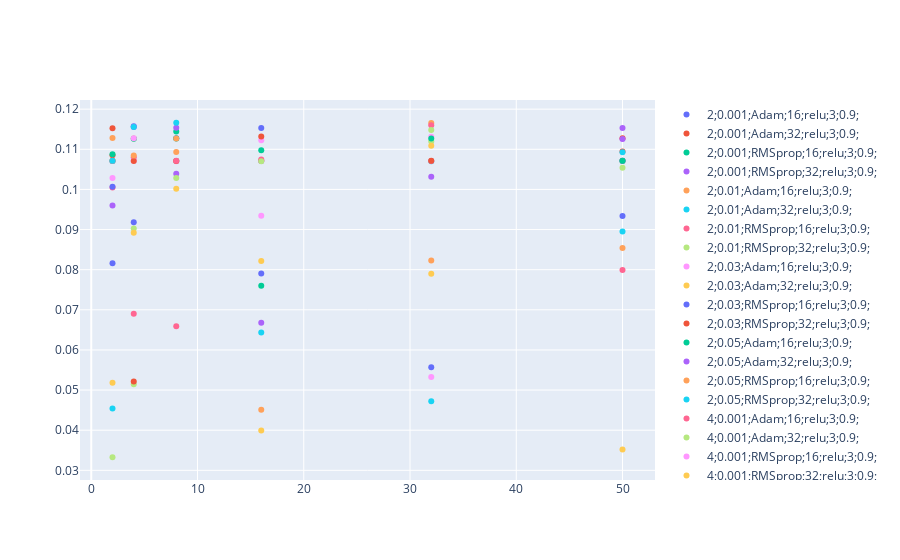

Notebook cell for this chart:
### Code cell
import plotly.graph_objects as go


fig = go.Figure()

for g in groups:
    x = g["HiddenLayers"]
    y = [max(g["Acc"])]
    label = "".join([str(g[i].unique()[0]) + ";" for i in criterea])
    fig.add_trace(go.Scatter(x=x, y=y,
                        mode='markers',
                        name=label))
print(criterea)
fig.show()

### Figure 1 — Plotly figure (JSON) as saved in the notebook; plotly's stock layout.template omitted (floating-point values rounded to 4 significant figures)
{"data": [{"mode": "markers", "name": "2;0.001;Adam;16;relu;3;0.9;", "type": "scatter", "x": [2, 2, 2, 2, 2, 2, 2, 2, 2, 2, 2, 2, 2, 2, 2, 2, 2, 2, 2, 2, 2, 2, 2, 2, 2, 2, 2, 2, 2, 2, 2, 2, 2, 2, 2, 2, 2, 2, 2, 2, 2, 2, 2, 2, 2, 2, 2, 2, 2, 2, 2, 2, 2, 2, 2, 2, 2, 2, 2, 2, 2, 2, 2, 2, 2, 2, 2, 2, 2, 2, 2, 2, 2, 2, 2], "y": [0.0816]}, {"mode": "markers", "name": "2;0.001;Adam;32;relu;3;0.9;", "type": "scatter", "x": [2, 2, 2, 2, 2, 2, 2, 2, 2, 2, 2, 2, 2, 2, 2, 2, 2, 2, 2, 2, 2, 2, 2, 2, 2, 2, 2, 2, 2, 2, 2, 2, 2, 2, 2, 2, 2, 2, 2, 2, 2, 2, 2, 2, 2, 2, 2, 2, 2, 2, 2, 2, 2, 2, 2, 2, 2, 2, 2, 2, 2, 2, 2, 2, 2, 2, 2, 2, 2, 2, 2, 2, 2, 2, 2], "y": [0.1085]}, {"mode": "markers", "name": "2;0.001;RMSprop;16;relu;3;0.9;", "type": "scatter", "x": [2, 2, 2, 2, 2, 2, 2, 2, 2, 2, 2, 2, 2, 2, 2, 2, 2, 2, 2, 2, 2, 2, 2, 2, 2, 2, 2, 2, 2, 2, 2, 2, 2, 2, 2, 2, 2, 2, 2, 2, 2, 2, 2, 2, 2, 2, 2, 2, 2, 2, 2, 2, 2, 2, 2, 2, 2, 2, 2, 2, 2, 2, 2, 2, 2, 2, 2, 2, 2, 2, 2, 2, 2, 2, 2], "y": [0.1071]}, {"mode": "markers", "name": "2;0.001;RMSprop;32;relu;3;0.9;", "type": "scatter", "x": [2, 2, 2, 2, 2, 2, 2, 2, 2, 2, 2, 2, 2, 2, 2, 2, 2, 2, 2, 2, 2, 2, 2, 2, 2, 2, 2, 2, 2, 2, 2, 2, 2, 2, 2, 2, 2, 2, 2, 2, 2, 2, 2, 2, 2, 2, 2, 2, 2, 2, 2, 2, 2, 2, 2, 2, 2, 2, 2, 2, 2, 2, 2, 2, 2, 2, 2, 2, 2, 2, 2, 2, 2, 2, 2], "y": [0.1071]}, {"mode": "markers", "name": "2;0.01;Adam;16;relu;3;0.9;", "type": "scatter", "x": [2, 2, 2, 2, 2, 2, 2, 2, 2, 2, 2, 2, 2, 2, 2, 2, 2, 2, 2, 2, 2, 2, 2, 2, 2, 2, 2, 2, 2, 2, 2, 2, 2, 2, 2, 2, 2, 2, 2, 2, 2, 2, 2, 2, 2, 2, 2, 2, 2, 2, 2, 2, 2, 2, 2, 2, 2, 2, 2, 2, 2, 2, 2, 2, 2, 2, 2, 2, 2, 2, 2, 2, 2, 2, 2], "y": [0.1071]}, {"mode": "markers", "name": "2;0.01;Adam;32;relu;3;0.9;", "type": "scatter", "x": [2, 2, 2, 2, 2, 2, 2, 2, 2, 2, 2, 2, 2, 2, 2, 2, 2, 2, 2, 2, 2, 2, 2, 2, 2, 2, 2, 2, 2, 2, 2, 2, 2, 2, 2, 2, 2, 2, 2, 2, 2, 2, 2, 2, 2, 2, 2, 2, 2, 2, 2, 2, 2, 2, 2, 2, 2, 2, 2, 2, 2, 2, 2, 2, 2, 2, 2, 2, 2, 2, 2, 2, 2, 2, 2], "y": [0.04542]}, {"mode": "markers", "name": "2;0.01;RMSprop;16;relu;3;0.9;", "type": "scatter", "x": [2, 2, 2, 2, 2, 2, 2, 2, 2, 2, 2, 2, 2, 2, 2, 2, 2, 2, 2, 2, 2, 2, 2, 2, 2, 2, 2, 2, 2, 2, 2, 2, 2, 2, 2, 2, 2, 2, 2, 2, 2, 2, 2, 2, 2, 2, 2, 2, 2, 2, 2, 2, 2, 2, 2, 2, 2, 2, 2, 2, 2, 2, 2, 2, 2, 2, 2, 2, 2, 2, 2, 2, 2, 2, 2], "y": [0.1005]}, {"mode": "markers", "name": "2;0.01;RMSprop;32;relu;3;0.9;", "type": "scatter", "x": [2, 2, 2, 2, 2, 2, 2, 2, 2, 2, 2, 2, 2, 2, 2, 2, 2, 2, 2, 2, 2, 2, 2, 2, 2, 2, 2, 2, 2, 2, 2, 2, 2, 2, 2, 2, 2, 2, 2, 2, 2, 2, 2, 2, 2, 2, 2, 2, 2, 2, 2, 2, 2, 2, 2, 2, 2, 2, 2, 2, 2, 2, 2, 2, 2, 2, 2, 2, 2, 2, 2, 2, 2, 2, 2], "y": [0.03326]}, {"mode": "markers", "name": "2;0.03;Adam;16;relu;3;0.9;", "type": "scatter", "x": [2, 2, 2, 2, 2, 2, 2, 2, 2, 2, 2, 2, 2, 2, 2, 2, 2, 2, 2, 2, 2, 2, 2, 2, 2, 2, 2, 2, 2, 2, 2, 2, 2, 2, 2, 2, 2, 2, 2, 2, 2, 2, 2, 2, 2, 2, 2, 2, 2, 2, 2, 2, 2, 2, 2, 2, 2, 2, 2, 2, 2, 2, 2, 2, 2, 2, 2, 2, 2, 2, 2, 2, 2, 2, 2], "y": [0.1028]}, {"mode": "markers", "name": "2;0.03;Adam;32;relu;3;0.9;", "type": "scatter", "x": [2, 2, 2, 2, 2, 2, 2, 2, 2, 2, 2, 2, 2, 2, 2, 2, 2, 2, 2, 2, 2, 2, 2, 2, 2, 2, 2, 2, 2, 2, 2, 2, 2, 2, 2, 2, 2, 2, 2, 2, 2, 2, 2, 2, 2, 2, 2, 2, 2, 2, 2, 2, 2, 2, 2, 2, 2, 2, 2, 2, 2, 2, 2, 2, 2, 2, 2, 2, 2, 2, 2, 2, 2, 2, 2], "y": [0.05182]}, {"mode": "markers", "name": "2;0.03;RMSprop;16;relu;3;0.9;", "type": "scatter", "x": [2, 2, 2, 2, 2, 2, 2, 2, 2, 2, 2, 2, 2, 2, 2, 2, 2, 2, 2, 2, 2, 2, 2, 2, 2, 2, 2, 2, 2, 2, 2, 2, 2, 2, 2, 2, 2, 2, 2, 2, 2, 2, 2, 2, 2, 2, 2, 2, 2, 2, 2, 2, 2, 2, 2, 2, 2, 2, 2, 2, 2, 2, 2, 2, 2, 2, 2, 2, 2, 2, 2, 2, 2, 2, 2], "y": [0.1007]}, {"mode": "markers", "name": "2;0.03;RMSprop;32;relu;3;0.9;", "type": "scatter", "x": [2, 2, 2, 2, 2, 2, 2, 2, 2, 2, 2, 2, 2, 2, 2, 2, 2, 2, 2, 2, 2, 2, 2, 2, 2, 2, 2, 2, 2, 2, 2, 2, 2, 2, 2, 2, 2, 2, 2, 2, 2, 2, 2, 2, 2, 2, 2, 2, 2, 2, 2, 2, 2, 2, 2, 2, 2, 2, 2, 2, 2, 2, 2, 2, 2, 2, 2, 2, 2, 2, 2, 2, 2, 2, 2], "y": [0.1152]}, {"mode": "markers", "name": "2;0.05;Adam;16;relu;3;0.9;", "type": "scatter", "x": [2, 2, 2, 2, 2, 2, 2, 2, 2, 2, 2, 2, 2, 2, 2, 2, 2, 2, 2, 2, 2, 2, 2, 2, 2, 2, 2, 2, 2, 2, 2, 2, 2, 2, 2, 2, 2, 2, 2, 2, 2, 2, 2, 2, 2, 2, 2, 2, 2, 2, 2, 2, 2, 2, 2, 2, 2, 2, 2, 2, 2, 2, 2, 2, 2, 2, 2, 2, 2, 2, 2, 2, 2, 2, 2], "y": [0.1088]}, {"mode": "markers", "name": "2;0.05;Adam;32;relu;3;0.9;", "type": "scatter", "x": [2, 2, 2, 2, 2, 2, 2, 2, 2, 2, 2, 2, 2, 2, 2, 2, 2, 2, 2, 2, 2, 2, 2, 2, 2, 2, 2, 2, 2, 2, 2, 2, 2, 2, 2, 2, 2, 2, 2, 2, 2, 2, 2, 2, 2, 2, 2, 2, 2, 2, 2, 2, 2, 2, 2, 2, 2, 2, 2, 2, 2, 2, 2, 2, 2, 2, 2, 2, 2, 2, 2, 2, 2, 2, 2], "y": [0.09596]}, {"mode": "markers", "name": "2;0.05;RMSprop;16;relu;3;0.9;", "type": "scatter", "x": [2, 2, 2, 2, 2, 2, 2, 2, 2, 2, 2, 2, 2, 2, 2, 2, 2, 2, 2, 2, 2, 2, 2, 2, 2, 2, 2, 2, 2, 2, 2, 2, 2, 2, 2, 2, 2, 2, 2, 2, 2, 2, 2, 2, 2, 2, 2, 2, 2, 2, 2, 2, 2, 2, 2, 2, 2, 2, 2, 2, 2, 2, 2, 2, 2, 2, 2, 2, 2, 2, 2, 2, 2, 2, 2], "y": [0.1128]}, {"mode": "markers", "name": "2;0.05;RMSprop;32;relu;3;0.9;", "type": "scatter", "x": [2, 2, 2, 2, 2, 2, 2, 2, 2, 2, 2, 2, 2, 2, 2, 2, 2, 2, 2, 2, 2, 2, 2, 2, 2, 2, 2, 2, 2, 2, 2, 2, 2, 2, 2, 2, 2, 2, 2, 2, 2, 2, 2, 2, 2, 2, 2, 2, 2, 2, 2, 2, 2, 2, 2, 2, 2, 2, 2, 2, 2, 2, 2, 2, 2, 2, 2, 2, 2, 2, 2, 2, 2, 2, 2], "y": [0.1071]}, {"mode": "markers", "name": "4;0.001;Adam;16;relu;3;0.9;", "type": "scatter", "x": [4, 4, 4, 4, 4, 4, 4, 4, 4, 4, 4, 4, 4, 4, 4, 4, 4, 4, 4, 4, 4, 4, 4, 4, 4, 4, 4, 4, 4, 4, 4, 4, 4, 4, 4, 4, 4, 4, 4, 4, 4, 4, 4, 4, 4, 4, 4, 4, 4, 4, 4, 4, 4, 4, 4, 4, 4, 4, 4, 4, 4, 4, 4, 4, 4, 4, 4, 4, 4, 4, 4, 4, 4, 4, 4], "y": [0.108]}, {"mode": "markers", "name": "4;0.001;Adam;32;relu;3;0.9;", "type": "scatter", "x": [4, 4, 4, 4, 4, 4, 4, 4, 4, 4, 4, 4, 4, 4, 4, 4, 4, 4, 4, 4, 4, 4, 4, 4, 4, 4, 4, 4, 4, 4, 4, 4, 4, 4, 4, 4, 4, 4, 4, 4, 4, 4, 4, 4, 4, 4, 4, 4, 4, 4, 4, 4, 4, 4, 4, 4, 4, 4, 4, 4, 4, 4, 4, 4, 4, 4, 4, 4, 4, 4, 4, 4, 4, 4, 4], "y": [0.09028]}, {"mode": "markers", "name": "4;0.001;RMSprop;16;relu;3;0.9;", "type": "scatter", "x": [4, 4, 4, 4, 4, 4, 4, 4, 4, 4, 4, 4, 4, 4, 4, 4, 4, 4, 4, 4, 4, 4, 4, 4, 4, 4, 4, 4, 4, 4, 4, 4, 4, 4, 4, 4, 4, 4, 4, 4, 4, 4, 4, 4, 4, 4, 4, 4, 4, 4, 4, 4, 4, 4, 4, 4, 4, 4, 4, 4, 4, 4, 4, 4, 4, 4, 4, 4, 4, 4, 4, 4, 4, 4, 4], "y": [0.1071]}, {"mode": "markers", "name": "4;0.001;RMSprop;32;relu;3;0.9;", "type": "scatter", "x": [4, 4, 4, 4, 4, 4, 4, 4, 4, 4, 4, 4, 4, 4, 4, 4, 4, 4, 4, 4, 4, 4, 4, 4, 4, 4, 4, 4, 4, 4, 4, 4, 4, 4, 4, 4, 4, 4, 4, 4, 4, 4, 4, 4, 4, 4, 4, 4, 4, 4, 4, 4, 4, 4, 4, 4, 4, 4, 4, 4, 4, 4, 4, 4, 4, 4, 4, 4, 4, 4, 4, 4, 4, 4, 4], "y": [0.1127]}, {"mode": "markers", "name": "4;0.01;Adam;16;relu;3;0.9;", "type": "scatter", "x": [4, 4, 4, 4, 4, 4, 4, 4, 4, 4, 4, 4, 4, 4, 4, 4, 4, 4, 4, 4, 4, 4, 4, 4, 4, 4, 4, 4, 4, 4, 4, 4, 4, 4, 4, 4, 4, 4, 4, 4, 4, 4, 4, 4, 4, 4, 4, 4, 4, 4, 4, 4, 4, 4, 4, 4, 4, 4, 4, 4, 4, 4, 4, 4, 4, 4, 4, 4, 4, 4, 4, 4, 4, 4, 4], "y": [0.1157]}, {"mode": "markers", "name": "4;0.01;Adam;32;relu;3;0.9;", "type": "scatter", "x": [4, 4, 4, 4, 4, 4, 4, 4, 4, 4, 4, 4, 4, 4, 4, 4, 4, 4, 4, 4, 4, 4, 4, 4, 4, 4, 4, 4, 4, 4, 4, 4, 4, 4, 4, 4, 4, 4, 4, 4, 4, 4, 4, 4, 4, 4, 4, 4, 4, 4, 4, 4, 4, 4, 4, 4, 4, 4, 4, 4, 4, 4, 4, 4, 4, 4, 4, 4, 4, 4, 4, 4, 4, 4, 4], "y": [0.1071]}, {"mode": "markers", "name": "4;0.01;RMSprop;16;relu;3;0.9;", "type": "scatter", "x": [4, 4, 4, 4, 4, 4, 4, 4, 4, 4, 4, 4, 4, 4, 4, 4, 4, 4, 4, 4, 4, 4, 4, 4, 4, 4, 4, 4, 4, 4, 4, 4, 4, 4, 4, 4, 4, 4, 4, 4, 4, 4, 4, 4, 4, 4, 4, 4, 4, 4, 4, 4, 4, 4, 4, 4, 4, 4, 4, 4, 4, 4, 4, 4, 4, 4, 4, 4, 4, 4, 4, 4, 4, 4, 4], "y": [0.1126]}, {"mode": "markers", "name": "4;0.01;RMSprop;32;relu;3;0.9;", "type": "scatter", "x": [4, 4, 4, 4, 4, 4, 4, 4, 4, 4, 4, 4, 4, 4, 4, 4, 4, 4, 4, 4, 4, 4, 4, 4, 4, 4, 4, 4, 4, 4, 4, 4, 4, 4, 4, 4, 4, 4, 4, 4, 4, 4, 4, 4, 4, 4, 4, 4, 4, 4, 4, 4, 4, 4, 4, 4, 4, 4, 4, 4, 4, 4, 4, 4, 4, 4, 4, 4, 4, 4, 4, 4, 4, 4, 4], "y": [0.1156]}, {"mode": "markers", "name": "4;0.03;Adam;16;relu;3;0.9;", "type": "scatter", "x": [4, 4, 4, 4, 4, 4, 4, 4, 4, 4, 4, 4, 4, 4, 4, 4, 4, 4, 4, 4, 4, 4, 4, 4, 4, 4, 4, 4, 4, 4, 4, 4, 4, 4, 4, 4, 4, 4, 4, 4, 4, 4, 4, 4, 4, 4, 4, 4, 4, 4, 4, 4, 4, 4, 4, 4, 4, 4, 4, 4, 4, 4, 4, 4, 4, 4, 4, 4, 4, 4, 4, 4, 4, 4, 4], "y": [0.1084]}, {"mode": "markers", "name": "4;0.03;Adam;32;relu;3;0.9;", "type": "scatter", "x": [4, 4, 4, 4, 4, 4, 4, 4, 4, 4, 4, 4, 4, 4, 4, 4, 4, 4, 4, 4, 4, 4, 4, 4, 4, 4, 4, 4, 4, 4, 4, 4, 4, 4, 4, 4, 4, 4, 4, 4, 4, 4, 4, 4, 4, 4, 4, 4, 4, 4, 4, 4, 4, 4, 4, 4, 4, 4, 4, 4, 4, 4, 4, 4, 4, 4, 4, 4, 4, 4, 4, 4, 4, 4, 4], "y": [0.1156]}, {"mode": "markers", "name": "4;0.03;RMSprop;16;relu;3;0.9;", "type": "scatter", "x": [4, 4, 4, 4, 4, 4, 4, 4, 4, 4, 4, 4, 4, 4, 4, 4, 4, 4, 4, 4, 4, 4, 4, 4, 4, 4, 4, 4, 4, 4, 4, 4, 4, 4, 4, 4, 4, 4, 4, 4, 4, 4, 4, 4, 4, 4, 4, 4, 4, 4, 4, 4, 4, 4, 4, 4, 4, 4, 4, 4, 4, 4, 4, 4, 4, 4, 4, 4, 4, 4, 4, 4, 4, 4, 4], "y": [0.06902]}, {"mode": "markers", "name": "4;0.03;RMSprop;32;relu;3;0.9;", "type": "scatter", "x": [4, 4, 4, 4, 4, 4, 4, 4, 4, 4, 4, 4, 4, 4, 4, 4, 4, 4, 4, 4, 4, 4, 4, 4, 4, 4, 4, 4, 4, 4, 4, 4, 4, 4, 4, 4, 4, 4, 4, 4, 4, 4, 4, 4, 4, 4, 4, 4, 4, 4, 4, 4, 4, 4, 4, 4, 4, 4, 4, 4, 4, 4, 4, 4, 4, 4, 4, 4, 4, 4, 4, 4, 4, 4, 4], "y": [0.05143]}, {"mode": "markers", "name": "4;0.05;Adam;16;relu;3;0.9;", "type": "scatter", "x": [4, 4, 4, 4, 4, 4, 4, 4, 4, 4, 4, 4, 4, 4, 4, 4, 4, 4, 4, 4, 4, 4, 4, 4, 4, 4, 4, 4, 4, 4, 4, 4, 4, 4, 4, 4, 4, 4, 4, 4, 4, 4, 4, 4, 4, 4, 4, 4, 4, 4, 4, 4, 4, 4, 4, 4, 4, 4, 4, 4, 4, 4, 4, 4, 4, 4, 4, 4, 4, 4, 4, 4, 4, 4, 4], "y": [0.1128]}, {"mode": "markers", "name": "4;0.05;Adam;32;relu;3;0.9;", "type": "scatter", "x": [4, 4, 4, 4, 4, 4, 4, 4, 4, 4, 4, 4, 4, 4, 4, 4, 4, 4, 4, 4, 4, 4, 4, 4, 4, 4, 4, 4, 4, 4, 4, 4, 4, 4, 4, 4, 4, 4, 4, 4, 4, 4, 4, 4, 4, 4, 4, 4, 4, 4, 4, 4, 4, 4, 4, 4, 4, 4, 4, 4, 4, 4, 4, 4, 4, 4, 4, 4, 4, 4, 4, 4, 4, 4, 4], "y": [0.08923]}, {"mode": "markers", "name": "4;0.05;RMSprop;16;relu;3;0.9;", "type": "scatter", "x": [4, 4, 4, 4, 4, 4, 4, 4, 4, 4, 4, 4, 4, 4, 4, 4, 4, 4, 4, 4, 4, 4, 4, 4, 4, 4, 4, 4, 4, 4, 4, 4, 4, 4, 4, 4, 4, 4, 4, 4, 4, 4, 4, 4, 4, 4, 4, 4, 4, 4, 4, 4, 4, 4, 4, 4, 4, 4, 4, 4, 4, 4, 4, 4, 4, 4, 4, 4, 4, 4, 4, 4, 4, 4, 4], "y": [0.09184]}, {"mode": "markers", "name": "4;0.05;RMSprop;32;relu;3;0.9;", "type": "scatter", "x": [4, 4, 4, 4, 4, 4, 4, 4, 4, 4, 4, 4, 4, 4, 4, 4, 4, 4, 4, 4, 4, 4, 4, 4, 4, 4, 4, 4, 4, 4, 4, 4, 4, 4, 4, 4, 4, 4, 4, 4, 4, 4, 4, 4, 4, 4, 4, 4, 4, 4, 4, 4, 4, 4, 4, 4, 4, 4, 4, 4, 4, 4, 4, 4, 4, 4, 4, 4, 4, 4, 4, 4, 4, 4, 4], "y": [0.05213]}, {"mode": "markers", "name": "8;0.001;Adam;16;relu;3;0.9;", "type": "scatter", "x": [8, 8, 8, 8, 8, 8, 8, 8, 8, 8, 8, 8, 8, 8, 8, 8, 8, 8, 8, 8, 8, 8, 8, 8, 8, 8, 8, 8, 8, 8, 8, 8, 8, 8, 8, 8, 8, 8, 8, 8, 8, 8, 8, 8, 8, 8, 8, 8, 8, 8, 8, 8, 8, 8, 8, 8, 8, 8, 8, 8, 8, 8, 8, 8, 8, 8, 8, 8, 8, 8, 8, 8, 8, 8, 8], "y": [0.1144]}, {"mode": "markers", "name": "8;0.001;Adam;32;relu;3;0.9;", "type": "scatter", "x": [8, 8, 8, 8, 8, 8, 8, 8, 8, 8, 8, 8, 8, 8, 8, 8, 8, 8, 8, 8, 8, 8, 8, 8, 8, 8, 8, 8, 8, 8, 8, 8, 8, 8, 8, 8, 8, 8, 8, 8, 8, 8, 8, 8, 8, 8, 8, 8, 8, 8, 8, 8, 8, 8, 8, 8, 8, 8, 8, 8, 8, 8, 8, 8, 8, 8, 8, 8, 8, 8, 8, 8, 8, 8, 8], "y": [0.1154]}, {"mode": "markers", "name": "8;0.001;RMSprop;16;relu;3;0.9;", "type": "scatter", "x": [8, 8, 8, 8, 8, 8, 8, 8, 8, 8, 8, 8, 8, 8, 8, 8, 8, 8, 8, 8, 8, 8, 8, 8, 8, 8, 8, 8, 8, 8, 8, 8, 8, 8, 8, 8, 8, 8, 8, 8, 8, 8, 8, 8, 8, 8, 8, 8, 8, 8, 8, 8, 8, 8, 8, 8, 8, 8, 8, 8, 8, 8, 8, 8, 8, 8, 8, 8, 8, 8, 8, 8, 8, 8, 8], "y": [0.1093]}, {"mode": "markers", "name": "8;0.001;RMSprop;32;relu;3;0.9;", "type": "scatter", "x": [8, 8, 8, 8, 8, 8, 8, 8, 8, 8, 8, 8, 8, 8, 8, 8, 8, 8, 8, 8, 8, 8, 8, 8, 8, 8, 8, 8, 8, 8, 8, 8, 8, 8, 8, 8, 8, 8, 8, 8, 8, 8, 8, 8, 8, 8, 8, 8, 8, 8, 8, 8, 8, 8, 8, 8, 8, 8, 8, 8, 8, 8, 8, 8, 8, 8, 8, 8, 8, 8, 8, 8, 8, 8, 8], "y": [0.1071]}, {"mode": "markers", "name": "8;0.01;Adam;16;relu;3;0.9;", "type": "scatter", "x": [8, 8, 8, 8, 8, 8, 8, 8, 8, 8, 8, 8, 8, 8, 8, 8, 8, 8, 8, 8, 8, 8, 8, 8, 8, 8, 8, 8, 8, 8, 8, 8, 8, 8, 8, 8, 8, 8, 8, 8, 8, 8, 8, 8, 8, 8, 8, 8, 8, 8, 8, 8, 8, 8, 8, 8, 8, 8, 8, 8, 8, 8, 8, 8, 8, 8, 8, 8, 8, 8, 8, 8, 8, 8, 8], "y": [0.06588]}, {"mode": "markers", "name": "8;0.01;Adam;32;relu;3;0.9;", "type": "scatter", "x": [8, 8, 8, 8, 8, 8, 8, 8, 8, 8, 8, 8, 8, 8, 8, 8, 8, 8, 8, 8, 8, 8, 8, 8, 8, 8, 8, 8, 8, 8, 8, 8, 8, 8, 8, 8, 8, 8, 8, 8, 8, 8, 8, 8, 8, 8, 8, 8, 8, 8, 8, 8, 8, 8, 8, 8, 8, 8, 8, 8, 8, 8, 8, 8, 8, 8, 8, 8, 8, 8, 8, 8, 8, 8, 8], "y": [0.1071]}, {"mode": "markers", "name": "8;0.01;RMSprop;16;relu;3;0.9;", "type": "scatter", "x": [8, 8, 8, 8, 8, 8, 8, 8, 8, 8, 8, 8, 8, 8, 8, 8, 8, 8, 8, 8, 8, 8, 8, 8, 8, 8, 8, 8, 8, 8, 8, 8, 8, 8, 8, 8, 8, 8, 8, 8, 8, 8, 8, 8, 8, 8, 8, 8, 8, 8, 8, 8, 8, 8, 8, 8, 8, 8, 8, 8, 8, 8, 8, 8, 8, 8, 8, 8, 8, 8, 8, 8, 8, 8, 8], "y": [0.107]}, {"mode": "markers", "name": "8;0.01;RMSprop;32;relu;3;0.9;", "type": "scatter", "x": [8, 8, 8, 8, 8, 8, 8, 8, 8, 8, 8, 8, 8, 8, 8, 8, 8, 8, 8, 8, 8, 8, 8, 8, 8, 8, 8, 8, 8, 8, 8, 8, 8, 8, 8, 8, 8, 8, 8, 8, 8, 8, 8, 8, 8, 8, 8, 8, 8, 8, 8, 8, 8, 8, 8, 8, 8, 8, 8, 8, 8, 8, 8, 8, 8, 8, 8, 8, 8, 8, 8, 8, 8, 8, 8], "y": [0.1002]}, {"mode": "markers", "name": "8;0.03;Adam;16;relu;3;0.9;", "type": "scatter", "x": [8, 8, 8, 8, 8, 8, 8, 8, 8, 8, 8, 8, 8, 8, 8, 8, 8, 8, 8, 8, 8, 8, 8, 8, 8, 8, 8, 8, 8, 8, 8, 8, 8, 8, 8, 8, 8, 8, 8, 8, 8, 8, 8, 8, 8, 8, 8, 8, 8, 8, 8, 8, 8, 8, 8, 8, 8, 8, 8, 8, 8, 8, 8, 8, 8, 8, 8, 8, 8, 8, 8, 8, 8, 8, 8], "y": [0.1127]}, {"mode": "markers", "name": "8;0.03;Adam;32;relu;3;0.9;", "type": "scatter", "x": [8, 8, 8, 8, 8, 8, 8, 8, 8, 8, 8, 8, 8, 8, 8, 8, 8, 8, 8, 8, 8, 8, 8, 8, 8, 8, 8, 8, 8, 8, 8, 8, 8, 8, 8, 8, 8, 8, 8, 8, 8, 8, 8, 8, 8, 8, 8, 8, 8, 8, 8, 8, 8, 8, 8, 8, 8, 8, 8, 8, 8, 8, 8, 8, 8, 8, 8, 8, 8, 8, 8, 8, 8, 8, 8], "y": [0.1071]}, {"mode": "markers", "name": "8;0.03;RMSprop;16;relu;3;0.9;", "type": "scatter", "x": [8, 8, 8, 8, 8, 8, 8, 8, 8, 8, 8, 8, 8, 8, 8, 8, 8, 8, 8, 8, 8, 8, 8, 8, 8, 8, 8, 8, 8, 8, 8, 8, 8, 8, 8, 8, 8, 8, 8, 8, 8, 8, 8, 8, 8, 8, 8, 8, 8, 8, 8, 8, 8, 8, 8, 8, 8, 8, 8, 8, 8, 8, 8, 8, 8, 8, 8, 8, 8, 8, 8, 8, 8, 8, 8], "y": [0.1127]}, {"mode": "markers", "name": "8;0.03;RMSprop;32;relu;3;0.9;", "type": "scatter", "x": [8, 8, 8, 8, 8, 8, 8, 8, 8, 8, 8, 8, 8, 8, 8, 8, 8, 8, 8, 8, 8, 8, 8, 8, 8, 8, 8, 8, 8, 8, 8, 8, 8, 8, 8, 8, 8, 8, 8, 8, 8, 8, 8, 8, 8, 8, 8, 8, 8, 8, 8, 8, 8, 8, 8, 8, 8, 8, 8, 8, 8, 8, 8, 8, 8, 8, 8, 8, 8, 8, 8, 8, 8, 8, 8], "y": [0.1039]}, {"mode": "markers", "name": "8;0.05;Adam;16;relu;3;0.9;", "type": "scatter", "x": [8, 8, 8, 8, 8, 8, 8, 8, 8, 8, 8, 8, 8, 8, 8, 8, 8, 8, 8, 8, 8, 8, 8, 8, 8, 8, 8, 8, 8, 8, 8, 8, 8, 8, 8, 8, 8, 8, 8, 8, 8, 8, 8, 8, 8, 8, 8, 8, 8, 8, 8, 8, 8, 8, 8, 8, 8, 8, 8, 8, 8, 8, 8, 8, 8, 8, 8, 8, 8, 8, 8, 8, 8, 8, 8], "y": [0.1127]}, {"mode": "markers", "name": "8;0.05;Adam;32;relu;3;0.9;", "type": "scatter", "x": [8, 8, 8, 8, 8, 8, 8, 8, 8, 8, 8, 8, 8, 8, 8, 8, 8, 8, 8, 8, 8, 8, 8, 8, 8, 8, 8, 8, 8, 8, 8, 8, 8, 8, 8, 8, 8, 8, 8, 8, 8, 8, 8, 8, 8, 8, 8, 8, 8, 8, 8, 8, 8, 8, 8, 8, 8, 8, 8, 8, 8, 8, 8, 8, 8, 8, 8, 8, 8, 8, 8, 8, 8, 8, 8], "y": [0.1166]}, {"mode": "markers", "name": "8;0.05;RMSprop;16;relu;3;0.9;", "type": "scatter", "x": [8, 8, 8, 8, 8, 8, 8, 8, 8, 8, 8, 8, 8, 8, 8, 8, 8, 8, 8, 8, 8, 8, 8, 8, 8, 8, 8, 8, 8, 8, 8, 8, 8, 8, 8, 8, 8, 8, 8, 8, 8, 8, 8, 8, 8, 8, 8, 8, 8, 8, 8, 8, 8, 8, 8, 8, 8, 8, 8, 8, 8, 8, 8, 8, 8, 8, 8, 8, 8, 8, 8, 8, 8, 8, 8], "y": [0.1071]}, {"mode": "markers", "name": "8;0.05;RMSprop;32;relu;3;0.9;", "type": "scatter", "x": [8, 8, 8, 8, 8, 8, 8, 8, 8, 8, 8, 8, 8, 8, 8, 8, 8, 8, 8, 8, 8, 8, 8, 8, 8, 8, 8, 8, 8, 8, 8, 8, 8, 8, 8, 8, 8, 8, 8, 8, 8, 8, 8, 8, 8, 8, 8, 8, 8, 8, 8, 8, 8, 8, 8, 8, 8, 8, 8, 8, 8, 8, 8, 8, 8, 8, 8, 8, 8, 8, 8, 8, 8, 8, 8], "y": [0.1029]}, {"mode": "markers", "name": "16;0.001;Adam;16;relu;3;0.9;", "type": "scatter", "x": [16, 16, 16, 16, 16, 16, 16, 16, 16, 16, 16, 16, 16, 16, 16, 16, 16, 16, 16, 16, 16, 16, 16, 16, 16, 16, 16, 16, 16, 16, 16, 16, 16, 16, 16, 16, 16, 16, 16, 16, 16, 16, 16, 16, 16, 16, 16, 16, 16, 16, 16, 16, 16, 16, 16, 16, 16, 16, 16, 16, 16, 16, 16, 16, 16, 16, 16, 16, 16, 16, 16, 16, 16, 16, 16], "y": [0.09343]}, {"mode": "markers", "name": "16;0.001;Adam;32;relu;3;0.9;", "type": "scatter", "x": [16, 16, 16, 16, 16, 16, 16, 16, 16, 16, 16, 16, 16, 16, 16, 16, 16, 16, 16, 16, 16, 16, 16, 16, 16, 16, 16, 16, 16, 16, 16, 16, 16, 16, 16, 16, 16, 16, 16, 16, 16, 16, 16, 16, 16, 16, 16, 16, 16, 16, 16, 16, 16, 16, 16, 16, 16, 16, 16, 16, 16, 16, 16, 16, 16, 16, 16, 16, 16, 16, 16, 16, 16, 16, 16], "y": [0.08216]}, {"mode": "markers", "name": "16;0.001;RMSprop;16;relu;3;0.9;", "type": "scatter", "x": [16, 16, 16, 16, 16, 16, 16, 16, 16, 16, 16, 16, 16, 16, 16, 16, 16, 16, 16, 16, 16, 16, 16, 16, 16, 16, 16, 16, 16, 16, 16, 16, 16, 16, 16, 16, 16, 16, 16, 16, 16, 16, 16, 16, 16, 16, 16, 16, 16, 16, 16, 16, 16, 16, 16, 16, 16, 16, 16, 16, 16, 16, 16, 16, 16, 16, 16, 16, 16, 16, 16, 16, 16, 16, 16], "y": [0.1153]}, {"mode": "markers", "name": "16;0.001;RMSprop;32;relu;3;0.9;", "type": "scatter", "x": [16, 16, 16, 16, 16, 16, 16, 16, 16, 16, 16, 16, 16, 16, 16, 16, 16, 16, 16, 16, 16, 16, 16, 16, 16, 16, 16, 16, 16, 16, 16, 16, 16, 16, 16, 16, 16, 16, 16, 16, 16, 16, 16, 16, 16, 16, 16, 16, 16, 16, 16, 16, 16, 16, 16, 16, 16, 16, 16, 16, 16, 16, 16, 16, 16, 16, 16, 16, 16, 16, 16, 16, 16, 16, 16], "y": [0.1071]}, {"mode": "markers", "name": "16;0.01;Adam;16;relu;3;0.9;", "type": "scatter", "x": [16, 16, 16, 16, 16, 16, 16, 16, 16, 16, 16, 16, 16, 16, 16, 16, 16, 16, 16, 16, 16, 16, 16, 16, 16, 16, 16, 16, 16, 16, 16, 16, 16, 16, 16, 16, 16, 16, 16, 16, 16, 16, 16, 16, 16, 16, 16, 16, 16, 16, 16, 16, 16, 16, 16, 16, 16, 16, 16, 16, 16, 16, 16, 16, 16, 16, 16, 16, 16, 16, 16, 16, 16, 16, 16], "y": [0.1098]}, {"mode": "markers", "name": "16;0.01;Adam;32;relu;3;0.9;", "type": "scatter", "x": [16, 16, 16, 16, 16, 16, 16, 16, 16, 16, 16, 16, 16, 16, 16, 16, 16, 16, 16, 16, 16, 16, 16, 16, 16, 16, 16, 16, 16, 16, 16, 16, 16, 16, 16, 16, 16, 16, 16, 16, 16, 16, 16, 16, 16, 16, 16, 16, 16, 16, 16, 16, 16, 16, 16, 16, 16, 16, 16, 16, 16, 16, 16, 16, 16, 16, 16, 16, 16, 16, 16, 16, 16, 16, 16], "y": [0.1071]}, {"mode": "markers", "name": "16;0.01;RMSprop;16;relu;3;0.9;", "type": "scatter", "x": [16, 16, 16, 16, 16, 16, 16, 16, 16, 16, 16, 16, 16, 16, 16, 16, 16, 16, 16, 16, 16, 16, 16, 16, 16, 16, 16, 16, 16, 16, 16, 16, 16, 16, 16, 16, 16, 16, 16, 16, 16, 16, 16, 16, 16, 16, 16, 16, 16, 16, 16, 16, 16, 16, 16, 16, 16, 16, 16, 16, 16, 16, 16, 16, 16, 16, 16, 16, 16, 16, 16, 16, 16, 16, 16], "y": [0.04509]}, {"mode": "markers", "name": "16;0.01;RMSprop;32;relu;3;0.9;", "type": "scatter", "x": [16, 16, 16, 16, 16, 16, 16, 16, 16, 16, 16, 16, 16, 16, 16, 16, 16, 16, 16, 16, 16, 16, 16, 16, 16, 16, 16, 16, 16, 16, 16, 16, 16, 16, 16, 16, 16, 16, 16, 16, 16, 16, 16, 16, 16, 16, 16, 16, 16, 16, 16, 16, 16, 16, 16, 16, 16, 16, 16, 16, 16, 16, 16, 16, 16, 16, 16, 16, 16, 16, 16, 16, 16, 16, 16], "y": [0.06432]}, {"mode": "markers", "name": "16;0.03;Adam;16;relu;3;0.9;", "type": "scatter", "x": [16, 16, 16, 16, 16, 16, 16, 16, 16, 16, 16, 16, 16, 16, 16, 16, 16, 16, 16, 16, 16, 16, 16, 16, 16, 16, 16, 16, 16, 16, 16, 16, 16, 16, 16, 16, 16, 16, 16, 16, 16, 16, 16, 16, 16, 16, 16, 16, 16, 16, 16, 16, 16, 16, 16, 16, 16, 16, 16, 16, 16, 16, 16, 16, 16, 16, 16, 16, 16, 16, 16, 16, 16, 16, 16], "y": [0.1075]}, {"mode": "markers", "name": "16;0.03;Adam;32;relu;3;0.9;", "type": "scatter", "x": [16, 16, 16, 16, 16, 16, 16, 16, 16, 16, 16, 16, 16, 16, 16, 16, 16, 16, 16, 16, 16, 16, 16, 16, 16, 16, 16, 16, 16, 16, 16, 16, 16, 16, 16, 16, 16, 16, 16, 16, 16, 16, 16, 16, 16, 16, 16, 16, 16, 16, 16, 16, 16, 16, 16, 16, 16, 16, 16, 16, 16, 16, 16, 16, 16, 16, 16, 16, 16, 16, 16, 16, 16, 16, 16], "y": [0.107]}, {"mode": "markers", "name": "16;0.03;RMSprop;16;relu;3;0.9;", "type": "scatter", "x": [16, 16, 16, 16, 16, 16, 16, 16, 16, 16, 16, 16, 16, 16, 16, 16, 16, 16, 16, 16, 16, 16, 16, 16, 16, 16, 16, 16, 16, 16, 16, 16, 16, 16, 16, 16, 16, 16, 16, 16, 16, 16, 16, 16, 16, 16, 16, 16, 16, 16, 16, 16, 16, 16, 16, 16, 16, 16, 16, 16, 16, 16, 16, 16, 16, 16, 16, 16, 16, 16, 16, 16, 16, 16, 16], "y": [0.1122]}, {"mode": "markers", "name": "16;0.03;RMSprop;32;relu;3;0.9;", "type": "scatter", "x": [16, 16, 16, 16, 16, 16, 16, 16, 16, 16, 16, 16, 16, 16, 16, 16, 16, 16, 16, 16, 16, 16, 16, 16, 16, 16, 16, 16, 16, 16, 16, 16, 16, 16, 16, 16, 16, 16, 16, 16, 16, 16, 16, 16, 16, 16, 16, 16, 16, 16, 16, 16, 16, 16, 16, 16, 16, 16, 16, 16, 16, 16, 16, 16, 16, 16, 16, 16, 16, 16, 16, 16, 16, 16, 16], "y": [0.03991]}, {"mode": "markers", "name": "16;0.05;Adam;16;relu;3;0.9;", "type": "scatter", "x": [16, 16, 16, 16, 16, 16, 16, 16, 16, 16, 16, 16, 16, 16, 16, 16, 16, 16, 16, 16, 16, 16, 16, 16, 16, 16, 16, 16, 16, 16, 16, 16, 16, 16, 16, 16, 16, 16, 16, 16, 16, 16, 16, 16, 16, 16, 16, 16, 16, 16, 16, 16, 16, 16, 16, 16, 16, 16, 16, 16, 16, 16, 16, 16, 16, 16, 16, 16, 16, 16, 16, 16, 16, 16, 16], "y": [0.07904]}, {"mode": "markers", "name": "16;0.05;Adam;32;relu;3;0.9;", "type": "scatter", "x": [16, 16, 16, 16, 16, 16, 16, 16, 16, 16, 16, 16, 16, 16, 16, 16, 16, 16, 16, 16, 16, 16, 16, 16, 16, 16, 16, 16, 16, 16, 16, 16, 16, 16, 16, 16, 16, 16, 16, 16, 16, 16, 16, 16, 16, 16, 16, 16, 16, 16, 16, 16, 16, 16, 16, 16, 16, 16, 16, 16, 16, 16, 16, 16, 16, 16, 16, 16, 16, 16, 16, 16, 16, 16, 16], "y": [0.1132]}, {"mode": "markers", "name": "16;0.05;RMSprop;16;relu;3;0.9;", "type": "scatter", "x": [16, 16, 16, 16, 16, 16, 16, 16, 16, 16, 16, 16, 16, 16, 16, 16, 16, 16, 16, 16, 16, 16, 16, 16, 16, 16, 16, 16, 16, 16, 16, 16, 16, 16, 16, 16, 16, 16, 16, 16, 16, 16, 16, 16, 16, 16, 16, 16, 16, 16, 16, 16, 16, 16, 16, 16, 16, 16, 16, 16, 16, 16, 16, 16, 16, 16, 16, 16, 16, 16, 16, 16, 16, 16, 16], "y": [0.07598]}, {"mode": "markers", "name": "16;0.05;RMSprop;32;relu;3;0.9;", "type": "scatter", "x": [16, 16, 16, 16, 16, 16, 16, 16, 16, 16, 16, 16, 16, 16, 16, 16, 16, 16, 16, 16, 16, 16, 16, 16, 16, 16, 16, 16, 16, 16, 16, 16, 16, 16, 16, 16, 16, 16, 16, 16, 16, 16, 16, 16, 16, 16, 16, 16, 16, 16, 16, 16, 16, 16, 16, 16, 16, 16, 16, 16, 16, 16, 16, 16, 16, 16, 16, 16, 16, 16, 16, 16, 16, 16, 16], "y": [0.06677]}, {"mode": "markers", "name": "32;0.001;Adam;16;relu;3;0.9;", "type": "scatter", "x": [32, 32, 32, 32, 32, 32, 32, 32, 32, 32, 32, 32, 32, 32, 32, 32, 32, 32, 32, 32, 32, 32, 32, 32, 32, 32, 32, 32, 32, 32, 32, 32, 32, 32, 32, 32, 32, 32, 32, 32, 32, 32, 32, 32, 32, 32, 32, 32, 32, 32, 32, 32, 32, 32, 32, 32, 32, 32, 32, 32, 32, 32, 32, 32, 32, 32, 32, 32, 32, 32, 32, 32, 32, 32, 32], "y": [0.0823]}, {"mode": "markers", "name": "32;0.001;Adam;32;relu;3;0.9;", "type": "scatter", "x": [32, 32, 32, 32, 32, 32, 32, 32, 32, 32, 32, 32, 32, 32, 32, 32, 32, 32, 32, 32, 32, 32, 32, 32, 32, 32, 32, 32, 32, 32, 32, 32, 32, 32, 32, 32, 32, 32, 32, 32, 32, 32, 32, 32, 32, 32, 32, 32, 32, 32, 32, 32, 32, 32, 32, 32, 32, 32, 32, 32, 32, 32, 32, 32, 32, 32, 32, 32, 32, 32, 32, 32, 32, 32, 32], "y": [0.107]}, {"mode": "markers", "name": "32;0.001;RMSprop;16;relu;3;0.9;", "type": "scatter", "x": [32, 32, 32, 32, 32, 32, 32, 32, 32, 32, 32, 32, 32, 32, 32, 32, 32, 32, 32, 32, 32, 32, 32, 32, 32, 32, 32, 32, 32, 32, 32, 32, 32, 32, 32, 32, 32, 32, 32, 32, 32, 32, 32, 32, 32, 32, 32, 32, 32, 32, 32, 32, 32, 32, 32, 32, 32, 32, 32, 32, 32, 32, 32, 32, 32, 32, 32, 32, 32, 32, 32, 32, 32, 32, 32], "y": [0.1071]}, {"mode": "markers", "name": "32;0.001;RMSprop;32;relu;3;0.9;", "type": "scatter", "x": [32, 32, 32, 32, 32, 32, 32, 32, 32, 32, 32, 32, 32, 32, 32, 32, 32, 32, 32, 32, 32, 32, 32, 32, 32, 32, 32, 32, 32, 32, 32, 32, 32, 32, 32, 32, 32, 32, 32, 32, 32, 32, 32, 32, 32, 32, 32, 32, 32, 32, 32, 32, 32, 32, 32, 32, 32, 32, 32, 32, 32, 32, 32, 32, 32, 32, 32, 32, 32, 32, 32, 32, 32, 32, 32], "y": [0.1119]}, {"mode": "markers", "name": "32;0.01;Adam;16;relu;3;0.9;", "type": "scatter", "x": [32, 32, 32, 32, 32, 32, 32, 32, 32, 32, 32, 32, 32, 32, 32, 32, 32, 32, 32, 32, 32, 32, 32, 32, 32, 32, 32, 32, 32, 32, 32, 32, 32, 32, 32, 32, 32, 32, 32, 32, 32, 32, 32, 32, 32, 32, 32, 32, 32, 32, 32, 32, 32, 32, 32, 32, 32, 32, 32, 32, 32, 32, 32, 32, 32, 32, 32, 32, 32, 32, 32, 32, 32, 32, 32], "y": [0.1131]}, {"mode": "markers", "name": "32;0.01;Adam;32;relu;3;0.9;", "type": "scatter", "x": [32, 32, 32, 32, 32, 32, 32, 32, 32, 32, 32, 32, 32, 32, 32, 32, 32, 32, 32, 32, 32, 32, 32, 32, 32, 32, 32, 32, 32, 32, 32, 32, 32, 32, 32, 32, 32, 32, 32, 32, 32, 32, 32, 32, 32, 32, 32, 32, 32, 32, 32, 32, 32, 32, 32, 32, 32, 32, 32, 32, 32, 32, 32, 32, 32, 32, 32, 32, 32, 32, 32, 32, 32, 32, 32], "y": [0.1109]}, {"mode": "markers", "name": "32;0.01;RMSprop;16;relu;3;0.9;", "type": "scatter", "x": [32, 32, 32, 32, 32, 32, 32, 32, 32, 32, 32, 32, 32, 32, 32, 32, 32, 32, 32, 32, 32, 32, 32, 32, 32, 32, 32, 32, 32, 32, 32, 32, 32, 32, 32, 32, 32, 32, 32, 32, 32, 32, 32, 32, 32, 32, 32, 32, 32, 32, 32, 32, 32, 32, 32, 32, 32, 32, 32, 32, 32, 32, 32, 32, 32, 32, 32, 32, 32, 32, 32, 32, 32, 32, 32], "y": [0.05569]}, {"mode": "markers", "name": "32;0.01;RMSprop;32;relu;3;0.9;", "type": "scatter", "x": [32, 32, 32, 32, 32, 32, 32, 32, 32, 32, 32, 32, 32, 32, 32, 32, 32, 32, 32, 32, 32, 32, 32, 32, 32, 32, 32, 32, 32, 32, 32, 32, 32, 32, 32, 32, 32, 32, 32, 32, 32, 32, 32, 32, 32, 32, 32, 32, 32, 32, 32, 32, 32, 32, 32, 32, 32, 32, 32, 32, 32, 32, 32, 32, 32, 32, 32, 32, 32, 32, 32, 32, 32, 32, 32], "y": [0.1071]}, {"mode": "markers", "name": "32;0.03;Adam;16;relu;3;0.9;", "type": "scatter", "x": [32, 32, 32, 32, 32, 32, 32, 32, 32, 32, 32, 32, 32, 32, 32, 32, 32, 32, 32, 32, 32, 32, 32, 32, 32, 32, 32, 32, 32, 32, 32, 32, 32, 32, 32, 32, 32, 32, 32, 32, 32, 32, 32, 32, 32, 32, 32, 32, 32, 32, 32, 32, 32, 32, 32, 32, 32, 32, 32, 32, 32, 32, 32, 32, 32, 32, 32, 32, 32, 32, 32, 32, 32, 32, 32], "y": [0.1127]}, {"mode": "markers", "name": "32;0.03;Adam;32;relu;3;0.9;", "type": "scatter", "x": [32, 32, 32, 32, 32, 32, 32, 32, 32, 32, 32, 32, 32, 32, 32, 32, 32, 32, 32, 32, 32, 32, 32, 32, 32, 32, 32, 32, 32, 32, 32, 32, 32, 32, 32, 32, 32, 32, 32, 32, 32, 32, 32, 32, 32, 32, 32, 32, 32, 32, 32, 32, 32, 32, 32, 32, 32, 32, 32, 32, 32, 32, 32, 32, 32, 32, 32, 32, 32, 32, 32, 32, 32, 32, 32], "y": [0.1032]}, {"mode": "markers", "name": "32;0.03;RMSprop;16;relu;3;0.9;", "type": "scatter", "x": [32, 32, 32, 32, 32, 32, 32, 32, 32, 32, 32, 32, 32, 32, 32, 32, 32, 32, 32, 32, 32, 32, 32, 32, 32, 32, 32, 32, 32, 32, 32, 32, 32, 32, 32, 32, 32, 32, 32, 32, 32, 32, 32, 32, 32, 32, 32, 32, 32, 32, 32, 32, 32, 32, 32, 32, 32, 32, 32, 32, 32, 32, 32, 32, 32, 32, 32, 32, 32, 32, 32, 32, 32, 32, 32], "y": [0.1166]}, {"mode": "markers", "name": "32;0.03;RMSprop;32;relu;3;0.9;", "type": "scatter", "x": [32, 32, 32, 32, 32, 32, 32, 32, 32, 32, 32, 32, 32, 32, 32, 32, 32, 32, 32, 32, 32, 32, 32, 32, 32, 32, 32, 32, 32, 32, 32, 32, 32, 32, 32, 32, 32, 32, 32, 32, 32, 32, 32, 32, 32, 32, 32, 32, 32, 32, 32, 32, 32, 32, 32, 32, 32, 32, 32, 32, 32, 32, 32, 32, 32, 32, 32, 32, 32, 32, 32, 32, 32, 32, 32], "y": [0.0472]}, {"mode": "markers", "name": "32;0.05;Adam;16;relu;3;0.9;", "type": "scatter", "x": [32, 32, 32, 32, 32, 32, 32, 32, 32, 32, 32, 32, 32, 32, 32, 32, 32, 32, 32, 32, 32, 32, 32, 32, 32, 32, 32, 32, 32, 32, 32, 32, 32, 32, 32, 32, 32, 32, 32, 32, 32, 32, 32, 32, 32, 32, 32, 32, 32, 32, 32, 32, 32, 32, 32, 32, 32, 32, 32, 32, 32, 32, 32, 32, 32, 32, 32, 32, 32, 32, 32, 32, 32, 32, 32], "y": [0.116]}, {"mode": "markers", "name": "32;0.05;Adam;32;relu;3;0.9;", "type": "scatter", "x": [32, 32, 32, 32, 32, 32, 32, 32, 32, 32, 32, 32, 32, 32, 32, 32, 32, 32, 32, 32, 32, 32, 32, 32, 32, 32, 32, 32, 32, 32, 32, 32, 32, 32, 32, 32, 32, 32, 32, 32, 32, 32, 32, 32, 32, 32, 32, 32, 32, 32, 32, 32, 32, 32, 32, 32, 32, 32, 32, 32, 32, 32, 32, 32, 32, 32, 32, 32, 32, 32, 32, 32, 32, 32, 32], "y": [0.1148]}, {"mode": "markers", "name": "32;0.05;RMSprop;16;relu;3;0.9;", "type": "scatter", "x": [32, 32, 32, 32, 32, 32, 32, 32, 32, 32, 32, 32, 32, 32, 32, 32, 32, 32, 32, 32, 32, 32, 32, 32, 32, 32, 32, 32, 32, 32, 32, 32, 32, 32, 32, 32, 32, 32, 32, 32, 32, 32, 32, 32, 32, 32, 32, 32, 32, 32, 32, 32, 32, 32, 32, 32, 32, 32, 32, 32, 32, 32, 32, 32, 32, 32, 32, 32, 32, 32, 32, 32, 32, 32, 32], "y": [0.05327]}, {"mode": "markers", "name": "32;0.05;RMSprop;32;relu;3;0.9;", "type": "scatter", "x": [32, 32, 32, 32, 32, 32, 32, 32, 32, 32, 32, 32, 32, 32, 32, 32, 32, 32, 32, 32, 32, 32, 32, 32, 32, 32, 32, 32, 32, 32, 32, 32, 32, 32, 32, 32, 32, 32, 32, 32, 32, 32, 32, 32, 32, 32, 32, 32, 32, 32, 32, 32, 32, 32, 32, 32, 32, 32, 32, 32, 32, 32, 32, 32, 32, 32, 32, 32, 32, 32, 32, 32, 32, 32, 32], "y": [0.07901]}, {"mode": "markers", "name": "50;0.001;Adam;16;relu;3;0.9;", "type": "scatter", "x": [50, 50, 50, 50, 50, 50, 50, 50, 50, 50, 50, 50, 50, 50, 50, 50, 50, 50, 50, 50, 50, 50, 50, 50, 50, 50, 50, 50, 50, 50, 50, 50, 50, 50, 50, 50, 50, 50, 50, 50, 50, 50, 50, 50, 50, 50, 50, 50, 50, 50, 50, 50, 50, 50, 50, 50, 50, 50, 50, 50, 50, 50, 50, 50, 50, 50, 50, 50, 50, 50, 50, 50, 50, 50, 50], "y": [0.09335]}, {"mode": "markers", "name": "50;0.001;Adam;32;relu;3;0.9;", "type": "scatter", "x": [50, 50, 50, 50, 50, 50, 50, 50, 50, 50, 50, 50, 50, 50, 50, 50, 50, 50, 50, 50, 50, 50, 50, 50, 50, 50, 50, 50, 50, 50, 50, 50, 50, 50, 50, 50, 50, 50, 50, 50, 50, 50, 50, 50, 50, 50, 50, 50, 50, 50, 50, 50, 50, 50, 50, 50, 50, 50, 50, 50, 50, 50, 50, 50, 50, 50, 50, 50, 50, 50, 50, 50, 50, 50, 50], "y": [0.1094]}, {"mode": "markers", "name": "50;0.001;RMSprop;16;relu;3;0.9;", "type": "scatter", "x": [50, 50, 50, 50, 50, 50, 50, 50, 50, 50, 50, 50, 50, 50, 50, 50, 50, 50, 50, 50, 50, 50, 50, 50, 50, 50, 50, 50, 50, 50, 50, 50, 50, 50, 50, 50, 50, 50, 50, 50, 50, 50, 50, 50, 50, 50, 50, 50, 50, 50, 50, 50, 50, 50, 50, 50, 50, 50, 50, 50, 50, 50, 50, 50, 50, 50, 50, 50, 50, 50, 50, 50, 50, 50, 50], "y": [0.1071]}, {"mode": "markers", "name": "50;0.001;RMSprop;32;relu;3;0.9;", "type": "scatter", "x": [50, 50, 50, 50, 50, 50, 50, 50, 50, 50, 50, 50, 50, 50, 50, 50, 50, 50, 50, 50, 50, 50, 50, 50, 50, 50, 50, 50, 50, 50, 50, 50, 50, 50, 50, 50, 50, 50, 50, 50, 50, 50, 50, 50, 50, 50, 50, 50, 50, 50, 50, 50, 50, 50, 50, 50, 50, 50, 50, 50, 50, 50, 50, 50, 50, 50, 50, 50, 50, 50, 50, 50, 50, 50, 50], "y": [0.1153]}, {"mode": "markers", "name": "50;0.01;Adam;16;relu;3;0.9;", "type": "scatter", "x": [50, 50, 50, 50, 50, 50, 50, 50, 50, 50, 50, 50, 50, 50, 50, 50, 50, 50, 50, 50, 50, 50, 50, 50, 50, 50, 50, 50, 50, 50, 50, 50, 50, 50, 50, 50, 50, 50, 50, 50, 50, 50, 50, 50, 50, 50, 50, 50, 50, 50, 50, 50, 50, 50, 50, 50, 50, 50, 50, 50, 50, 50, 50, 50, 50, 50, 50, 50, 50, 50, 50, 50, 50, 50, 50], "y": [0.1071]}, {"mode": "markers", "name": "50;0.01;Adam;32;relu;3;0.9;", "type": "scatter", "x": [50, 50, 50, 50, 50, 50, 50, 50, 50, 50, 50, 50, 50, 50, 50, 50, 50, 50, 50, 50, 50, 50, 50, 50, 50, 50, 50, 50, 50, 50, 50, 50, 50, 50, 50, 50, 50, 50, 50, 50, 50, 50, 50, 50, 50, 50, 50, 50, 50, 50, 50, 50, 50, 50, 50, 50, 50, 50, 50, 50, 50, 50, 50, 50, 50, 50, 50, 50, 50, 50, 50, 50, 50, 50, 50], "y": [0.1092]}, {"mode": "markers", "name": "50;0.01;RMSprop;16;relu;3;0.9;", "type": "scatter", "x": [50, 50, 50, 50, 50, 50, 50, 50, 50, 50, 50, 50, 50, 50, 50, 50, 50, 50, 50, 50, 50, 50, 50, 50, 50, 50, 50, 50, 50, 50, 50, 50, 50, 50, 50, 50, 50, 50, 50, 50, 50, 50, 50, 50, 50, 50, 50, 50, 50, 50, 50, 50, 50, 50, 50, 50, 50, 50, 50, 50, 50, 50, 50, 50, 50, 50, 50, 50, 50, 50, 50, 50, 50, 50, 50], "y": [0.07993]}, {"mode": "markers", "name": "50;0.01;RMSprop;32;relu;3;0.9;", "type": "scatter", "x": [50, 50, 50, 50, 50, 50, 50, 50, 50, 50, 50, 50, 50, 50, 50, 50, 50, 50, 50, 50, 50, 50, 50, 50, 50, 50, 50, 50, 50, 50, 50, 50, 50, 50, 50, 50, 50, 50, 50, 50, 50, 50, 50, 50, 50, 50, 50, 50, 50, 50, 50, 50, 50, 50, 50, 50, 50, 50, 50, 50, 50, 50, 50, 50, 50, 50, 50, 50, 50, 50, 50, 50, 50, 50, 50], "y": [0.1054]}, {"mode": "markers", "name": "50;0.03;Adam;16;relu;3;0.9;", "type": "scatter", "x": [50, 50, 50, 50, 50, 50, 50, 50, 50, 50, 50, 50, 50, 50, 50, 50, 50, 50, 50, 50, 50, 50, 50, 50, 50, 50, 50, 50, 50, 50, 50, 50, 50, 50, 50, 50, 50, 50, 50, 50, 50, 50, 50, 50, 50, 50, 50, 50, 50, 50, 50, 50, 50, 50, 50, 50, 50, 50, 50, 50, 50, 50, 50, 50, 50, 50, 50, 50, 50, 50, 50, 50, 50, 50, 50], "y": [0.1126]}, {"mode": "markers", "name": "50;0.03;Adam;32;relu;3;0.9;", "type": "scatter", "x": [50, 50, 50, 50, 50, 50, 50, 50, 50, 50, 50, 50, 50, 50, 50, 50, 50, 50, 50, 50, 50, 50, 50, 50, 50, 50, 50, 50, 50, 50, 50, 50, 50, 50, 50, 50, 50, 50, 50, 50, 50, 50, 50, 50, 50, 50, 50, 50, 50, 50, 50, 50, 50, 50, 50, 50, 50, 50, 50, 50, 50, 50, 50, 50, 50, 50, 50, 50, 50, 50, 50, 50, 50, 50, 50], "y": [0.03518]}, {"mode": "markers", "name": "50;0.03;RMSprop;16;relu;3;0.9;", "type": "scatter", "x": [50, 50, 50, 50, 50, 50, 50, 50, 50, 50, 50, 50, 50, 50, 50, 50, 50, 50, 50, 50, 50, 50, 50, 50, 50, 50, 50, 50, 50, 50, 50, 50, 50, 50, 50, 50, 50, 50, 50, 50, 50, 50, 50, 50, 50, 50, 50, 50, 50, 50, 50, 50, 50, 50, 50, 50, 50, 50, 50, 50, 50, 50, 50, 50, 50, 50, 50, 50, 50, 50, 50, 50, 50, 50, 50], "y": [0.1071]}, {"mode": "markers", "name": "50;0.03;RMSprop;32;relu;3;0.9;", "type": "scatter", "x": [50, 50, 50, 50, 50, 50, 50, 50, 50, 50, 50, 50, 50, 50, 50, 50, 50, 50, 50, 50, 50, 50, 50, 50, 50, 50, 50, 50, 50, 50, 50, 50, 50, 50, 50, 50, 50, 50, 50, 50, 50, 50, 50, 50, 50, 50, 50, 50, 50, 50, 50, 50, 50, 50, 50, 50, 50, 50, 50, 50, 50, 50, 50, 50, 50, 50, 50, 50, 50, 50, 50, 50, 50, 50, 50], "y": [0.1127]}, {"mode": "markers", "name": "50;0.05;Adam;16;relu;3;0.9;", "type": "scatter", "x": [50, 50, 50, 50, 50, 50, 50, 50, 50, 50, 50, 50, 50, 50, 50, 50, 50, 50, 50, 50, 50, 50, 50, 50, 50, 50, 50, 50, 50, 50, 50, 50, 50, 50, 50, 50, 50, 50, 50, 50, 50, 50, 50, 50, 50, 50, 50, 50, 50, 50, 50, 50, 50, 50, 50, 50, 50, 50, 50, 50, 50, 50, 50, 50, 50, 50, 50, 50, 50, 50, 50, 50, 50, 50, 50], "y": [0.1071]}, {"mode": "markers", "name": "50;0.05;Adam;32;relu;3;0.9;", "type": "scatter", "x": [50, 50, 50, 50, 50, 50, 50, 50, 50, 50, 50, 50, 50, 50, 50, 50, 50, 50, 50, 50, 50, 50, 50, 50, 50, 50, 50, 50, 50, 50, 50, 50, 50, 50, 50, 50, 50, 50, 50, 50, 50, 50, 50, 50, 50, 50, 50, 50, 50, 50, 50, 50, 50, 50, 50, 50, 50, 50, 50, 50, 50, 50, 50, 50, 50, 50, 50, 50, 50, 50, 50, 50, 50, 50, 50], "y": [0.1126]}, {"mode": "markers", "name": "50;0.05;RMSprop;16;relu;3;0.9;", "type": "scatter", "x": [50, 50, 50, 50, 50, 50, 50, 50, 50, 50, 50, 50, 50, 50, 50, 50, 50, 50, 50, 50, 50, 50, 50, 50, 50, 50, 50, 50, 50, 50, 50, 50, 50, 50, 50, 50, 50, 50, 50, 50, 50, 50, 50, 50, 50, 50, 50, 50, 50, 50, 50, 50, 50, 50, 50, 50, 50, 50, 50, 50, 50, 50, 50, 50, 50, 50, 50, 50, 50, 50, 50, 50, 50, 50, 50], "y": [0.08541]}, {"mode": "markers", "name": "50;0.05;RMSprop;32;relu;3;0.9;", "type": "scatter", "x": [50, 50, 50, 50, 50, 50, 50, 50, 50, 50, 50, 50, 50, 50, 50, 50, 50, 50, 50, 50, 50, 50, 50, 50, 50, 50, 50, 50, 50, 50, 50, 50, 50, 50, 50, 50, 50, 50, 50, 50, 50, 50, 50, 50, 50, 50, 50, 50, 50, 50, 50, 50, 50, 50, 50, 50, 50, 50, 50, 50, 50, 50, 50, 50, 50, 50, 50, 50, 50, 50, 50, 50, 50, 50, 50], "y": [0.08953]}], "layout": {}}
